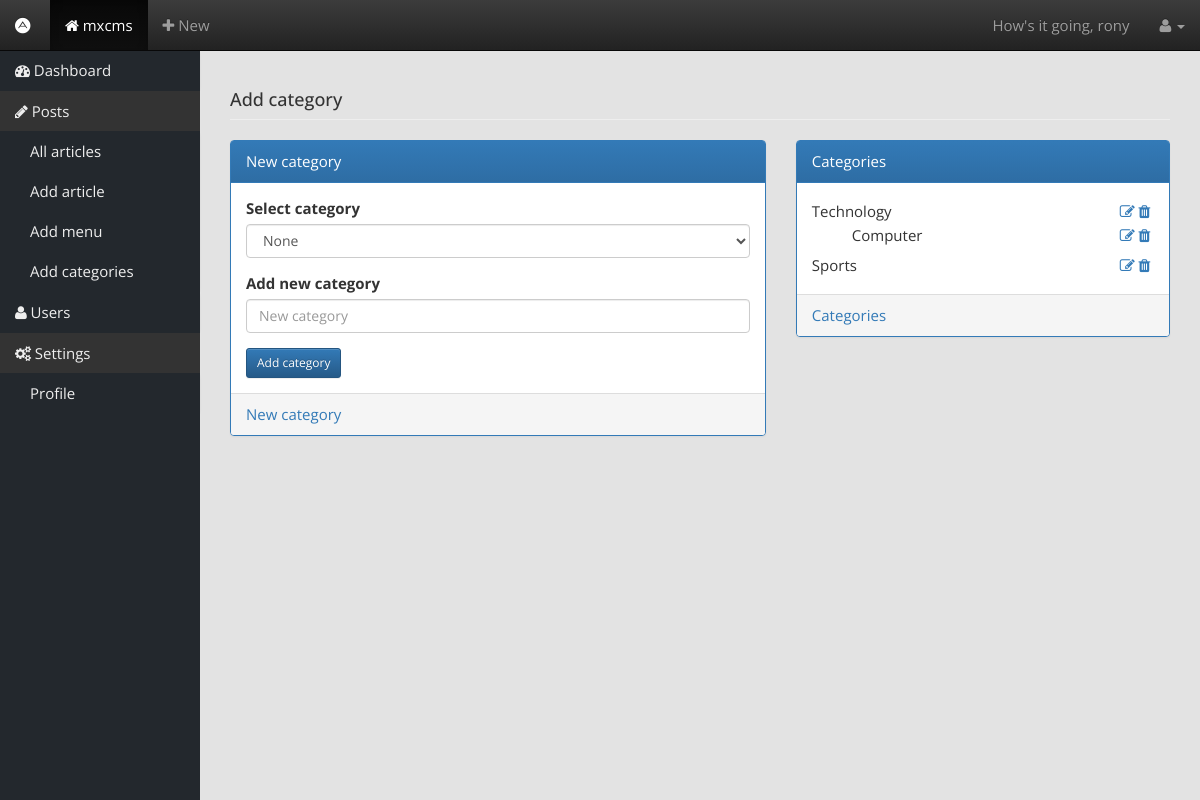
Page /__project_cms/addcategory.php (signed in) on the committed database.
### tables this page shows
CREATE TABLE IF NOT EXISTS `categories` (
  `id` int(11) NOT NULL AUTO_INCREMENT,
  `title` varchar(255) NOT NULL,
  `left` varchar(255) NOT NULL,
  `right` varchar(255) NOT NULL,
  `parent_id` int(11) NOT NULL,
  `created_at` datetime NOT NULL,
  `updated_at` datetime NOT NULL,
  `deleted_at` datetime NOT NULL,
  PRIMARY KEY (`id`)
);

### __project_cms/src/owncms.php (called while the page is built, shortened)
<?php
class owncms{
	public $conn = '';
	public function __construct(){
		$this->conn = mysqli_connect("localhost","root","","owncms");
		if(isset($_SERVER['HTTPS']) && $_SERVER['HTTPS'] != 'off'){
	        $dir = 'https://'.$_SERVER['SERVER_NAME'].$_SERVER["REQUEST_URI"];
	        $array = explode('/', $dir);
	        $pop = array_pop($array);
	        $this->basepath = implode('/', $array);
	    }else{
	        $dir = 'http://'.$_SERVER['SERVER_NAME'].$_SERVER["REQUEST_URI"];
	        $array = explode('/', $dir);
	    }
		return $this;
	}
	public function categories(){
		$query = "SELECT * FROM categories WHERE parent_id = 0";
		$result = mysqli_query($this->conn,$query);
		while ($row = mysqli_fetch_assoc($result)){
			$array[] = $row;
		}
		if (!empty($array)) {
			return $array;
		}
	}
	public function parent_category($parent_id){
		$query = "SELECT * FROM categories WHERE parent_id = $parent_id";
		$result = mysqli_query($this->conn,$query);
		while ($row = mysqli_fetch_assoc($result)){
			$array[] = $row;
		}
		if (!empty($array)) {
			return $array;
		}
	}
}
?>

### __project_cms/addcategory.php (the view, shortened to what this page needs)
<?php
include_once('header_dashboard.php');
$categories = $obj->categories();
?>
<div class="container-fluid">
    <div class="row">
        <?php include_once('sidebar.php'); ?>
        <div class="col-sm-10">
            <div class="container-fluid">
                <div class="table-panel">
                    <div class="page-header"><h4>Add category</h4></div>
                    <div class="row">
                        <div class="col-sm-7">
                            <div class="panel panel-primary">
                                <div class="panel-heading"><a href="javaScript:;">New category</a></div>
                                <div class="panel-body">
                                    <form action="control/addcategory.php" method="POST">
                                        <?php  if (!empty($categories)) { ?>
                                        <div class="form-group">
                                            <label for="">Select category</label>
                                            <select class="form-control" name="parent_id">
                                                <option selected="selected" value="0">None</option>
                                            </select>
                                        </div>
                                        <?php } ?>
                                        <div class="form-group">
                                            <label for="">Add new category</label>
                                            <input type="text" class="form-control" name="category" placeholder="New category">
                                        </div>
                                        <button type="submit" class="btn btn-primary btn-sm">Add category</button>
                                    </form>
                                </div>
                                <div class="panel-footer"><a href="javaScript:;">New category</a></div>
                            </div>
                        </div>
                        <div class="col-sm-5">
                            <div class="panel panel-primary">
                                <div class="panel-heading"><a href="javaScript:;">Categories</a></div>
                                <div class="panel-body">
                                    <?php  if (!empty($categories)) { ?>
                                    <ul class="backlist">
                                        <?php
                                        foreach ($categories as $value) {
                                        $children = $obj->parent_category($value['id']);
                                        ?>
                                        <li>
                                        <span><?php echo $value['title']; ?></span>
                                        <a href="control/deletecategory.php?id=<?php echo $value['id']; ?>" class="pull-right"><i class="fa fa-trash">&nbsp;</i></a>
                                        <a href="editcategory.php?id=<?php echo $value['id']; ?>" class="pull-right"><i class="fa fa-edit">&nbsp;</i></a>
                                            <ul>
                                                <?php
                                                if(!empty($children)){
                                                foreach ($children as $child) {
                                                ?>
                                                <li>
                                                <span><?php echo $child['title']; ?></span>
                                                <a href="control/deletecategory.php?id=<?php echo $child['id']; ?>" class="pull-right"><i class="fa fa-trash">&nbsp;</i></a>
                                                <a href="editcategory.php?id=<?php echo $child['id']; ?>" class="pull-right"><i class="fa fa-edit">&nbsp;</i></a>
                                                </li>
                                                <?php
                                                }
                                                }
                                                ?>
                                            </ul>
                                        </li>
                                        <?php
                                        }
                                        ?>
                                    </ul>
                                    <?php }else{ ?>
                                    <p>No categories</p>
                                    <?php } ?>
                                </div>
                                <div class="panel-footer"><a href="javaScript:;">Categories</a></div>
                            </div>
                        </div>
                    </div>
                </div>
            </div>
        </div>
    </div>
</div>
<?php include_once('footer_dashboard.php') ?>

### __project_cms/style.css (style rules this page uses)
body { padding-top:50px; margin:0; color:#333; font-size:15px; line-height:1.4em; text-align:left; background-color:#e3e3e3; font-family: 'Open Sans', sans-serif; font-weight: 400; }
* { outline:none }
a,a:hover,a:focus { outline: none; outline-offset: 0;text-decoration:none }
img,button,input,textarea,a { margin:0; outline:none; border:none; background:none }
a,a:hover { -webkit-transition:all .5s; -ms-transition:all .5s; -moz-transition:all .5s; transition:all .5s; }
h1,h2,h3,h4,h5,h6 { font-family: 'Open Sans', sans-serif; margin: 0 }
.panel-primary .panel-heading a { color: #fff }
html,body.login { padding: 0 }
body.backend ul.backlist { padding: 0; margin: 0 }
body.backend ul.backlist li { padding: 3px 0; list-style: none; }

### rows in the picture
categories: title "Technology"
categories: title "Computer"
categories: title "Sports"

### other values in the picture
$_SESSION['username'] "rony"
